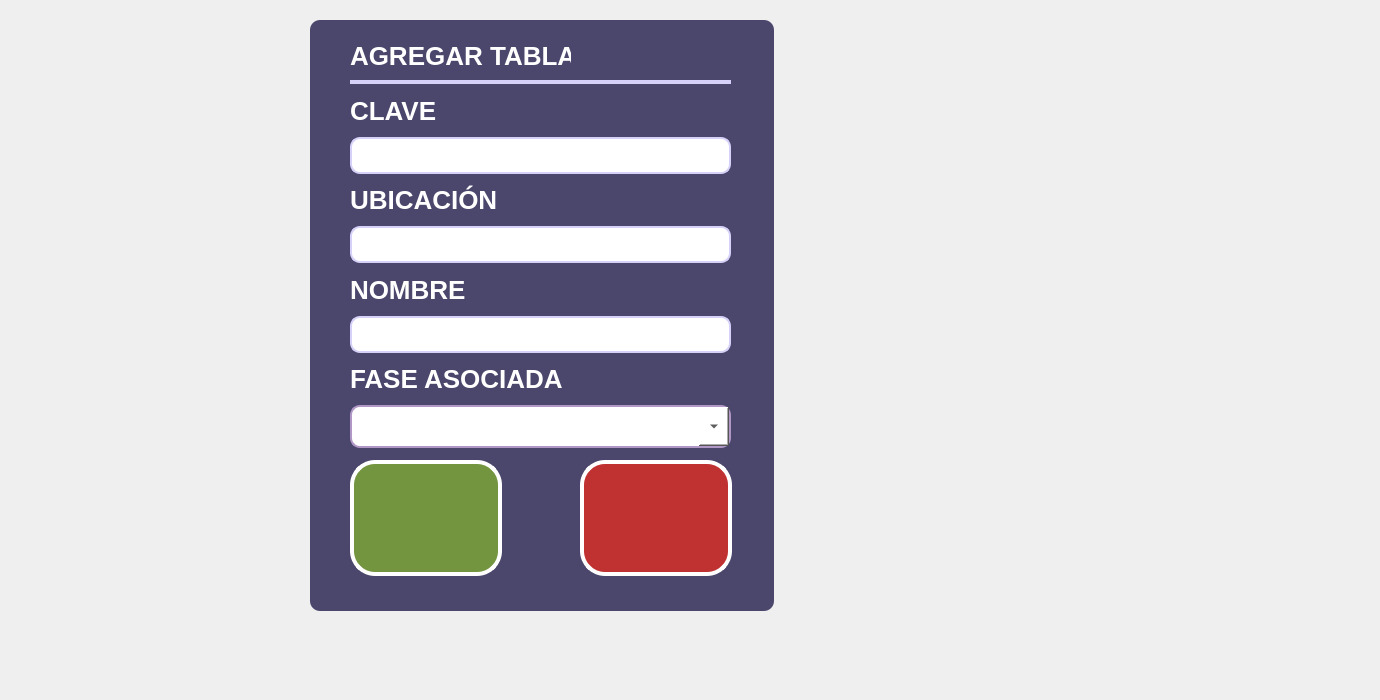
      <widget class="QWidget" name="page_crearTablas">
       <widget class="QWidget" name="widget_20" native="true">
        <property name="geometry">
         <rect>
          <x>310</x>
          <y>20</y>
          <width>464</width>
          <height>591</height>
         </rect>
        </property>
        <property name="styleSheet">
         <string notr="true">background-color: rgb(74, 70, 108);
border-radius: 10px; </string>
        </property>
        <widget class="QPushButton" name="Back_CrearTabla_Btn">
         <property name="geometry">
          <rect>
           <x>270</x>
           <y>440</y>
           <width>152</width>
           <height>116</height>
          </rect>
         </property>
         <property name="font">
          <font>
           <family>Segoe UI</family>
           <pointsize>16</pointsize>
           <weight>75</weight>
           <bold>true</bold>
          </font>
         </property>
         <property name="styleSheet">
          <string notr="true">QPushButton {

        background-color: #C03232;
        /*border: 2px solid black;*/
		color: white;  /* Cambia el color de la fuente a blanco */
        border-radius: 25px;  /* Ajusta el valor para hacer las esquinas más o menos redondas */
        padding: 10px;  /* Ajusta el margen interno del QLabel */
		border: 4px solid white;
    }</string>
         </property>
         <property name="text">
          <string/>
         </property>
         <property name="icon">
          <iconset resource="../resources/resources.qrc">
           <normaloff>:/images/iconos/botones/cerrar.png</normaloff>:/images/iconos/botones/cerrar.png</iconset>
         </property>
         <property name="iconSize">
          <size>
           <width>72</width>
           <height>72</height>
          </size>
         </property>
        </widget>
        <widget class="QPushButton" name="ConfirmarTablaCreacion_Btn">
         <property name="geometry">
          <rect>
           <x>40</x>
           <y>440</y>
           <width>152</width>
           <height>116</height>
          </rect>
         </property>
         <property name="font">
          <font>
           <family>Segoe UI</family>
           <pointsize>16</pointsize>
           <weight>75</weight>
           <bold>true</bold>
          </font>
         </property>
         <property name="styleSheet">
          <string notr="true">QPushButton {

         background-color: #749540;
        /*border: 2px solid black;*/
		color: white;  /* Cambia el color de la fuente a blanco */
        border-radius: 25px;  /* Ajusta el valor para hacer las esquinas más o menos redondas */
        padding: 10px;  /* Ajusta el margen interno del QLabel */
		border: 4px solid white;
    }</string>
         </property>
         <property name="text">
          <string/>
         </property>
         <property name="icon">
          <iconset resource="../resources/resources.qrc">
           <normaloff>:/images/iconos/botones/check-mark.png</normaloff>:/images/iconos/botones/check-mark.png</iconset>
         </property>
         <property name="iconSize">
          <size>
           <width>92</width>
           <height>92</height>
          </size>
         </property>
        </widget>
        <widget class="QLabel" name="CrearTabla_Lbl">
         <property name="geometry">
          <rect>
           <x>40</x>
           <y>20</y>
           <width>221</width>
           <height>31</height>
          </rect>
         </property>
         <property name="font">
          <font>
           <family>Segoe UI</family>
           <pointsize>-1</pointsize>
           <weight>81</weight>
           <bold>true</bold>
          </font>
         </property>
         <property name="styleSheet">
          <string notr="true">background-color: rgb(74, 70, 108);
color: white;  
font-family: &quot;Segoe UI&quot;;
font-size: 26px;
font-weight: 650; 


</string>
         </property>
         <property name="text">
          <string>AGREGAR TABLA</string>
         </property>
        </widget>
        <widget class="QWidget" name="verticalLayoutWidget_3">
         <property name="geometry">
          <rect>
           <x>40</x>
           <y>70</y>
           <width>381</width>
           <height>358</height>
          </rect>
         </property>
         <layout class="QVBoxLayout" name="verticalLayout_3">
          <item>
           <widget class="QLabel" name="CrearClaveTabla_Lbl">
            <property name="font">
             <font>
              <family>Segoe UI</family>
              <pointsize>-1</pointsize>
              <weight>81</weight>
              <bold>true</bold>
             </font>
            </property>
            <property name="styleSheet">
             <string notr="true">background-color: rgb(74, 70, 108);
color: white;  
font-family: &quot;Segoe UI&quot;;
font-size: 26px;
font-weight: 650; 


</string>
            </property>
            <property name="text">
             <string>CLAVE</string>
            </property>
           </widget>
          </item>
          <item>
           <widget class="QLineEdit" name="CrearClaveTabla_lineEdit">
            <property name="styleSheet">
             <string notr="true">QLineEdit {
    border: 2px solid  rgb(213, 209, 248);  /* Borde color lila */
    border-radius: 10px;        /* Esquinas redondeadas */
    background-color: white;    /* Fondo blanco */
    padding: 5px;               /* Espaciado interno para que no se vea aplastado */
	font-family: &quot;Segoe UI Semibold&quot;, &quot;Arial&quot;, sans-serif;
    font-size: 18px;
    font-weight: 660;
	text-transform: uppercase;  /* &lt;- Esto fuerza mayúsculas */
}
</string>
            </property>
           </widget>
          </item>
          <item>
           <widget class="QLabel" name="CrearUbicacionTabla_Lbl">
            <property name="font">
             <font>
              <family>Segoe UI</family>
              <pointsize>-1</pointsize>
              <weight>81</weight>
              <bold>true</bold>
             </font>
            </property>
            <property name="styleSheet">
             <string notr="true">background-color: rgb(74, 70, 108);
color: white;  
font-family: &quot;Segoe UI&quot;;
font-size: 26px;
font-weight: 650; 


</string>
            </property>
            <property name="text">
             <string>UBICACIÓN</string>
            </property>
           </widget>
          </item>
          <item>
           <widget class="QLineEdit" name="CrearUbicacionTabla_lineEdit">
            <property name="styleSheet">
             <string notr="true">QLineEdit {
    border: 2px solid  rgb(213, 209, 248);  /* Borde color lila */
    border-radius: 10px;        /* Esquinas redondeadas */
    background-color: white;    /* Fondo blanco */
    padding: 5px;               /* Espaciado interno para que no se vea aplastado */
	font-family: &quot;Segoe UI Semibold&quot;, &quot;Arial&quot;, sans-serif;
    font-size: 18px;
    font-weight: 660;
	text-transform: uppercase;  /* &lt;- Esto fuerza mayúsculas */
}
</string>
            </property>
           </widget>
          </item>
          <item>
           <widget class="QLabel" name="CrearDecripcionTabla_Lbl">
            <property name="font">
             <font>
              <family>Segoe UI</family>
              <pointsize>-1</pointsize>
              <weight>81</weight>
              <bold>true</bold>
             </font>
            </property>
            <property name="styleSheet">
             <string notr="true">background-color: rgb(74, 70, 108);
color: white;  
font-family: &quot;Segoe UI&quot;;
font-size: 26px;
font-weight: 650; 

</string>
            </property>
            <property name="text">
             <string>NOMBRE</string>
            </property>
           </widget>
          </item>
          <item>
           <widget class="QLineEdit" name="CrearNombreTabla_lineEdit">
            <property name="styleSheet">
             <string notr="true">QLineEdit {
    border: 2px solid  rgb(213, 209, 248);  /* Borde color lila */
    border-radius: 10px;        /* Esquinas redondeadas */
    background-color: white;    /* Fondo blanco */
    padding: 5px;               /* Espaciado interno para que no se vea aplastado */
	font-family: &quot;Segoe UI Semibold&quot;, &quot;Arial&quot;, sans-serif;
    font-size: 18px;
    font-weight: 660;
	text-transform: uppercase;  /* &lt;- Esto fuerza mayúsculas */
}
</string>
            </property>
           </widget>
          </item>
          <item>
           <widget class="QLabel" name="FaseAsociada_Lbl">
            <property name="font">
             <font>
              <family>Segoe UI</family>
              <pointsize>-1</pointsize>
              <weight>81</weight>
              <bold>true</bold>
             </font>
            </property>
            <property name="styleSheet">
             <string notr="true">background-color: rgb(74, 70, 108);
color: white;  
font-family: &quot;Segoe UI&quot;;
font-size: 26px;
font-weight: 650; 


</string>
            </property>
            <property name="text">
             <string>FASE ASOCIADA</string>
            </property>
           </widget>
          </item>
          <item>
           <widget class="QComboBox" name="CrearFaseAsociadaDeTabla_comboBox">
            <property name="styleSheet">
             <string notr="true">QComboBox {
    background-color: rgb(255, 255, 255);
    color: black;
    border: 2px solid rgb(176, 151, 198);
    /*border-radius: 20px;*/
    padding: 8px 15px;
    font-family: &quot;Segoe UI Semibold&quot;, &quot;Arial&quot;, sans-serif;
    font-size: 18px;
    font-weight: 660;
    min-width: 120px;
}

/* Estilo del botón desplegable (conserva la flecha nativa) */
QComboBox::drop-down {
    subcontrol-origin: padding;
    subcontrol-position: top right;
    width: 30px;  /* Ancho suficiente para la flecha */
}

/* Estilo del menú desplegable (popup) */
QComboBox QAbstractItemView {
    background-color: rgb(255, 255, 255);
    color: black;
    border: 2px solid rgb(176, 151, 198);
    font-family: &quot;Segoe UI Semibold&quot;, &quot;Arial&quot;, sans-serif;
    font-size: 18px;
    font-weight: 660;
    padding: 8px 15px;
    outline: 0;  /* Elimina el borde de enfoque punteado */
}

</string>
            </property>
           </widget>
          </item>
         </layout>
        </widget>
        <widget class="QLabel" name="label_25">
         <property name="geometry">
          <rect>
           <x>40</x>
           <y>60</y>
           <width>381</width>
           <height>4</height>
          </rect>
         </property>
         <property name="styleSheet">
          <string notr="true">QLabel {
       background-color: rgb(213, 209, 248);
       border-radius: 20px;
       padding: 10px; 
    }</string>
         </property>
         <property name="text">
          <string/>
         </property>
        </widget>
       </widget>
       <widget class="QLabel" name="Fondo_Lbl_9">
        <property name="geometry">
         <rect>
          <x>-50</x>
          <y>-20</y>
          <width>1371</width>
          <height>691</height>
         </rect>
        </property>
        <property name="font">
         <font>
          <family>Segoe UI</family>
          <pointsize>16</pointsize>
          <weight>75</weight>
          <bold>true</bold>
         </font>
        </property>
        <property name="styleSheet">
         <string notr="true">background-image: url(:/images/iconos/fondos/arandanos_fondo6.png);</string>
        </property>
        <property name="text">
         <string/>
        </property>
       </widget>
       <widget class="QWidget" name="widget_27" native="true">
        <property name="geometry">
         <rect>
          <x>300</x>
          <y>10</y>
          <width>481</width>
          <height>611</height>
         </rect>
        </property>
        <property name="styleSheet">
         <string notr="true"> border-radius: 10px; </string>
        </property>
       </widget>
       <zorder>Fondo_Lbl_9</zorder>
       <zorder>widget_27</zorder>
       <zorder>widget_20</zorder>
      </widget>
